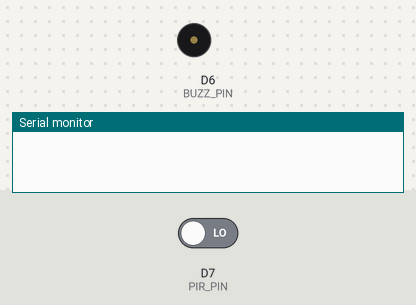
The sketch below on a simulated ESP8266 (NodeMCU). Parts: buzzer (waves = sounding), the last lines printed to the serial monitor. The inputs (shaded band) are chosen by the test bench; at power-on: D7 (PIR_PIN) LOW.

Above: at 3.8 s.
3.9 s: D7 (PIR_PIN) driven HIGH
At 4.8 s:
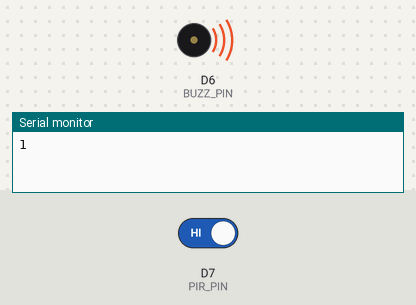
6.0 s: D7 (PIR_PIN) driven LOW
At 7.1 s:
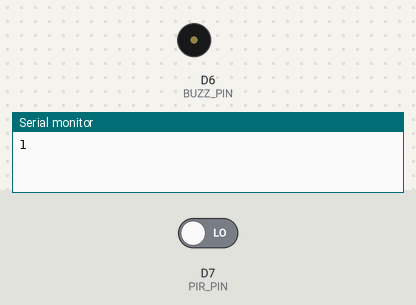
Timing chart, 0 to 9.0 s (numbered marks = the images above; inputs shaded):
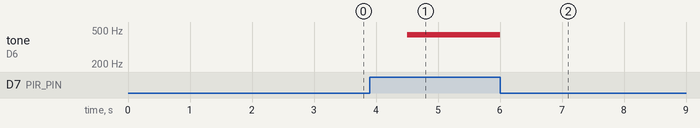

The sketch:

proyectoLotArduino.ino
```cpp
//Pines conectados a la placa
#define PIR_PIN D7
#define BUZZ_PIN D6

void setup() {
  Serial.begin(9600);
  pinMode(PIR_PIN, INPUT);
  pinMode(BUZZ_PIN, OUTPUT);
}

void loop() {
  //Leemos el valor del pin del sensor
  int Valor = digitalRead(PIR_PIN);
  //Si se detecta movimiento
  if(Valor==HIGH){
    //Hacemos sonar el buzzer
    tone(BUZZ_PIN, 440);
    //Enviamos el valor
    Serial.println(Valor);
  }
  else{
    //Si no se detecta movimiento dejamos de emitir ruido
    noTone(BUZZ_PIN);
  }
  //Usamos un delay de 1500 para poder evitar detectar falsos movimientos
  delay(1500);
}
```

Measured:
- after the input at 3.9 s, tone on D6 (BUZZ_PIN): silent → 440 Hz after 0.60 s
- after the input at 6.0 s, tone on D6 (BUZZ_PIN): 440 Hz → silent at once
